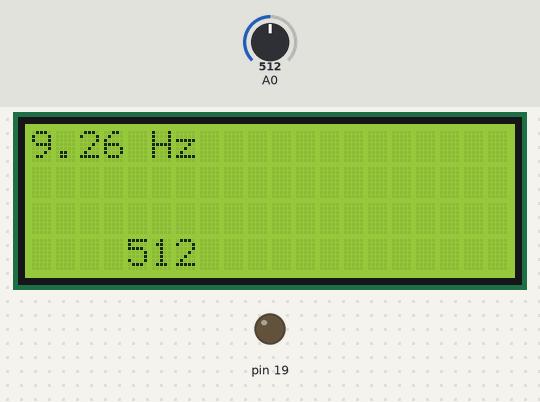
The sketch below on a simulated Arduino Uno, built with avr-gcc and run on an emulated ATmega328P. On the bench: 20×4 character LCD, output pins drawn as LEDs (lit = HIGH). Inputs (shaded band) come from the test bench; at power-on: A0 = 512.

Above: at 3.2 s.
3.3 s: A0 set to 716
At 4.1 s:
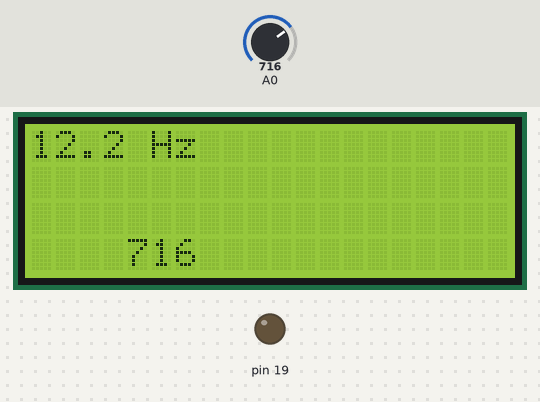
4.8 s: A0 set to 900
At 5.64 s:
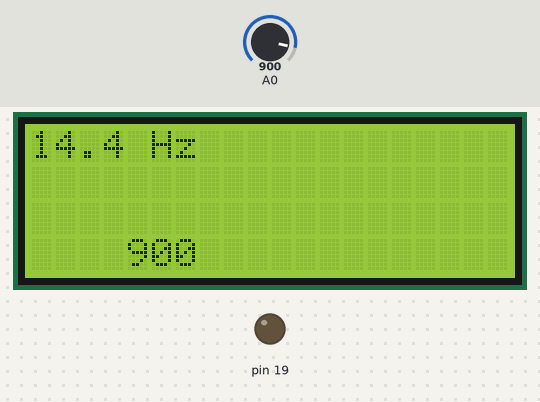
6.3 s: A0 set to 306
At 7.9 s:
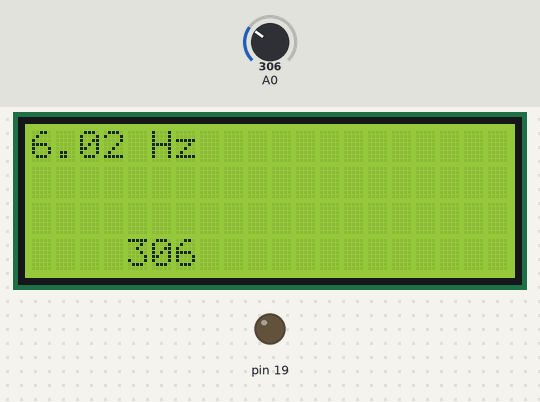
Timing chart, 0 to 9.4 s (numbered marks = the images above; inputs shaded):
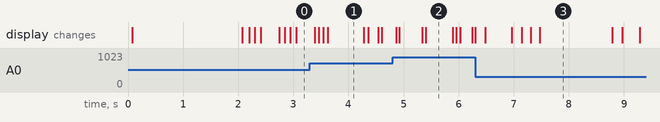

The sketch:

stroboscope_lunette_lcd_manuel.pde
```cpp
#include <LiquidCrystal.h> // Inclusion de la librairie pour afficheur LCD
unsigned long time= 0;
int v; //vitesse
float t; //période totale
float d; //durée off
LiquidCrystal lcd(2, 3, 4, 5, 6, 7);// initialisation LCD en mode 4 bits


void setup()
{
pinMode(19, OUTPUT);

lcd.begin(20,4);
delay(10); // pause rapide pour laisser temps initialisation

lcd.print("LCD OK") ; // affiche la chaîne texte - message de test
delay(2000); // pause de 2 secondes

lcd.clear(); // // efface écran et met le curseur en haut à gauche
delay(10); // pour laisser temps effacer écran
}

void loop(){


d=(20000/(analogRead(0)*0.4+10)) ;
digitalWrite(18, HIGH);  // set the LED on
 delay(10);
digitalWrite(18, LOW);
// set the LED off
 delay(d);

//delayMicroseconds (d+10000);

 //delay(10);
lcd.setCursor(0, 0) ;
t = millis() - time ;
time=millis() ;
lcd.clear();
lcd.print(1000/t) ;

lcd.setCursor(4, 0) ;
lcd.print(" Hz ") ;
lcd.setCursor(4, 3) ;
lcd.print(analogRead(0)) ;
//lcd.print(d) ;
//v = analogRead(0);
//lcd.setCursor(0, 4) ;
//lcd.print("vitesse : ") ;
//lcd.print(1023-v) ;
//if (analogRead(1)< 256)
//{lcd.setCursor(0, 3) ;
//lcd.print("augmentation") ;
//d= d- d*d/(10*v);
//}
//else if (analogRead(1)> 768)
//{
//lcd.setCursor(0, 3) ;
//lcd.print("diminution") ;
//d= d+ d*d/(10*v);
//}
//else
//{
//lcd.setCursor(0, 3) ;
//lcd.print("stop") ;
//d= d;}

}
```

Measured:
- what the display in image 2 shows lasts 0.5 s, from 5.4 s to 5.9 s
- what the display in image 3 shows lasts 1.3 s, from 7.5 s to 8.8 s
